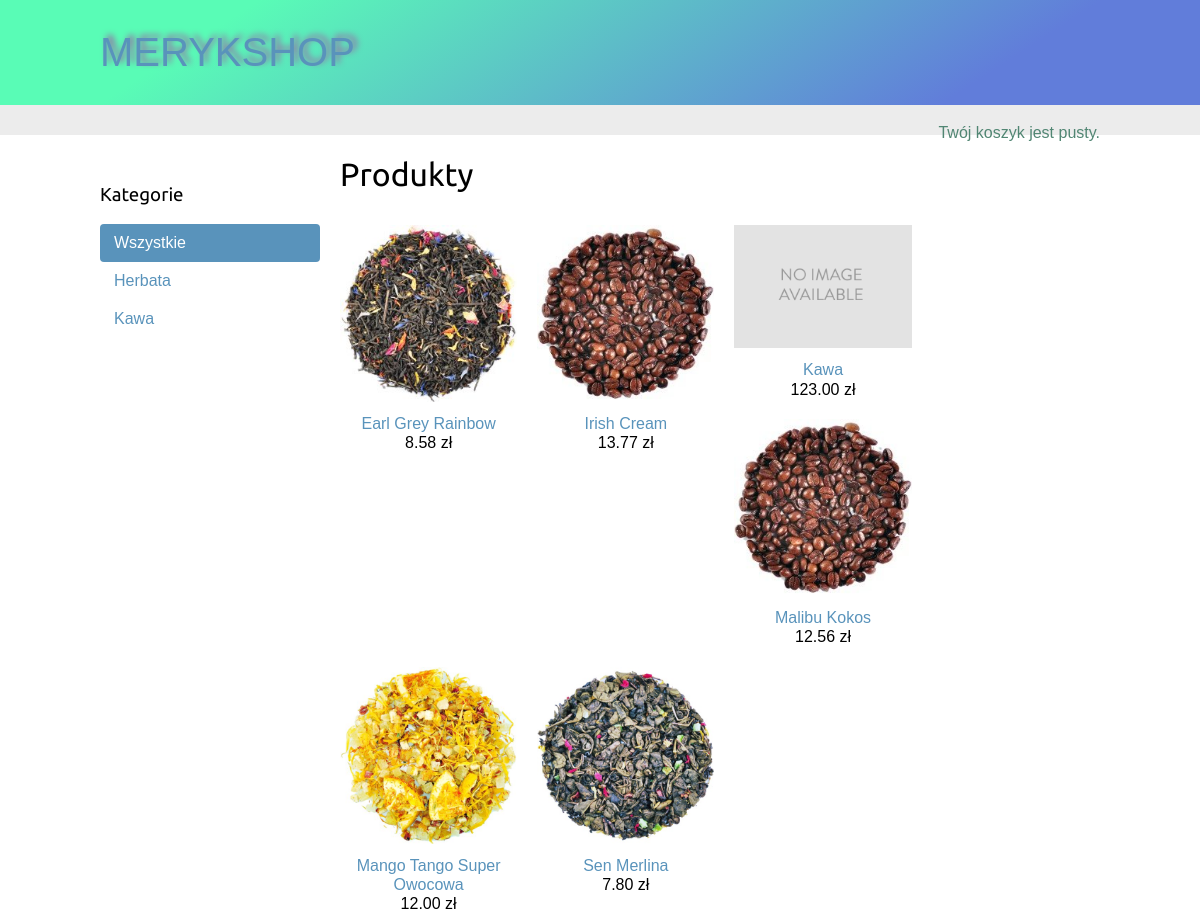
The page / on the database its author committed.
### shop/models.py (models this page shows, shortened)
class Category(models.Model):
    name = models.CharField(max_length=200,
                            db_index=True)
    slug = models.SlugField(max_length=200,
                            unique=True)
    class Meta:
        ordering = ('name',)
        verbose_name = 'category'
        verbose_name_plural = 'categories'
    def get_absolute_url(self):
        return reverse('shop:product_list_by_category',
                       args=[self.slug])

class Product(models.Model):
    category = models.ForeignKey(Category,
                                 related_name='products',
                                 on_delete=models.CASCADE)
    name = models.CharField(max_length=200, db_index=True)
    slug = models.SlugField(max_length=200, db_index=True)
    image = models.ImageField(upload_to='products/%Y/%m/%d',
                              blank=True)
    description = models.TextField(blank=True)
    price = models.DecimalField(max_digits=10, decimal_places=2)
    available = models.BooleanField(default=True)
    created = models.DateTimeField(auto_now_add=True)
    updated = models.DateTimeField(auto_now=True)
    class Meta:
        ordering = ('name',)
        index_together = (('id', 'slug'),)
    def get_absolute_url(self):
        return reverse('shop:product_detail',
                       args=[self.id, self.slug])

### shop/views.py (the view)
# urls.py: path('', views.product_list, name='product_list'),
def product_list(request, category_slug=None):
    category = None
    categories = Category.objects.all()
    products = Product.objects.filter(available=True)
    if category_slug:
        category = get_object_or_404(Category, slug=category_slug)
        products = products.filter(category=category)
    return render(request,
                  'shop/product/list.html',
                  {'category': category,
                   'categories': categories,
                   'products': products})

### cart/cart.py (called while the page is built)
    def __len__(self):
        return sum(item['quantity'] for item in self.cart.values())

### cart/context_processors.py (called while the page is built)
def cart(request):
    return {'cart': Cart(request)}

### shop/templates/shop/product/list.html (shortened to what this page needs)
{% extends "shop/base.html" %}
{% load static %}
{% block content %}
  <div id="sidebar">
    <h3>Kategorie</h3>
    <ul>
      <li {% if not category %}class="selected"{% endif %}>
        <a href="{% url "shop:product_list" %}">Wszystkie</a>
      </li>
      {% for c in categories %}
        <li {% if category.slug == c.slug %}class="selected"{% endif %}>
          <a href="{{ c.get_absolute_url }}">{{ c.name }}</a>
        </li>
      {% endfor %}
    </ul>
  </div>
  <div id="main" class="product-list">
    <h1>{% if category %}{{ category.name }}{% else %}Produkty{% endif %}</h1>
    {% for product in products %}
      <div class="item">
        <a href="{{ product.get_absolute_url }}">
          <img src="{% if product.image %}{{ product.image.url }}{% else %}{% static "img/no_image.png" %}{% endif %}">
        </a>
        <a href="{{ product.get_absolute_url }}">{{ product.name }}</a>
        <br>
        {{ product.price }} zł
      </div>
    {% endfor %}
  </div>
{% endblock %}

### shop/templates/shop/base.html (shortened to what this page needs)
{% load static %}
<!DOCTYPE html>
<html>
  <head>
    <link href="{% static "css/base.css" %}" rel="stylesheet">
  </head>
  <body>
    <div id="header">
      <a href="/" class="logo">MERYKSHOP</a>
    </div>
    <div id="subheader">
      <div class="cart">
        {% with total_items=cart|length %}
          {% if total_items > 0 %}
          <div>KOSZYK</div>
            <a href="{% url "cart:cart_detail" %}">
             ilość produktów = {{ total_items }} {{ total_items|pluralize }}
             <div id="total">DO ZAPŁATY {{ cart.get_total_price }} zł + DOSTAWA</div>
            </a>
          {% else %}
            Twój koszyk jest pusty.
          {% endif %}
        {% endwith %}
      </div>
    </div>
    <div id="content">
      {% block content %}
      {% endblock %}
    </div>
  </body>
</html>

### shop/static/css/base.css (style rules this page uses)
body { margin:0; padding:0; font-family:helvetica, sans-serif; }
h1, h2, h3, h4, h5 , h6 { font-family: 'Ubuntu', sans-serif; font-weight:normal; }
a { text-decoration:none; color:#5993bb; }
#header { padding:30px 100px; font-size:40px; overflow:auto; background-color: rgba(89, 252, 182, 1); background-image: linear-gradient(147deg, rgba(89, 252, 182, 1) 19%, rgba(97, 125, 218, 1) 81%); }
#subheader { background:#ececec; color: #518673; padding:15px 100px; text-align: center; }
#header .logo { text-align:center; font-family: Verdana, Arial, sans-serif; text-shadow: 4px -3px 6px rgba(150, 109, 165, 1); font-size:40px; }
#subheader .cart { float:right; padding-top:4px; }
#content { padding:0 100px; overflow:hidden; }
#sidebar { width:220px; padding:30px 20px 0 0; float:left; }
#sidebar ul { margin:0; padding:0; }
#sidebar ul li { margin:0; list-style:none; padding:10px 14px; }
#sidebar ul li a { display:block; }
#sidebar ul li.selected { background:#5993bb; border-radius:4px; }
#sidebar ul li.selected a { color:#fff; }
#main { float:left; width: 96%; margin-right:-220px; overflow:hidden; }
.product-list .item { width:25%; padding:10px 20px 10px 0; float:left; text-align:center; line-height:1.2; }
.product-list .item img { width:100%; margin-bottom:8px; }

### rows shown on the page
Category: name "Herbata"
Category: name "Kawa"
Product: image (picture), name "Earl Grey Rainbow", price "8.58"
Product: image (picture), name "Irish Cream", price "13.77"
Product: name "Kawa", price "123.00"
Product: image (picture), name "Malibu Kokos", price "12.56"
Product: image (picture), name "Mango Tango Super Owocowa", price "12.00"
Product: image (picture), name "Sen Merlina", price "7.80"
